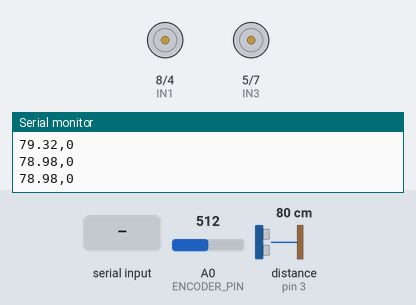
Bench run of a sketch on a simulated Arduino Uno, built with avr-gcc and run on an emulated ATmega328P. Shown: motor-driver pin pairs drawn as motors (green arrow = first pin HIGH = forward, orange = second pin HIGH = backward, longer = more drive, scaled by the enable pin), the last lines printed to the serial monitor. Wiring (inferred from the names in the program): ultrasonic range finder: trigger pin 2; echo pin 3. The test bench sets the inputs (shaded band); at power-on: A0 (ENCODER_PIN) = 512, distance to the obstacle (sensor on pin 3) 80 cm. The echo pulse lasts 58.3 µs per cm.

Above: at 1.2 s.
1.3 s: "F" received over Serial
At 2.5 s:
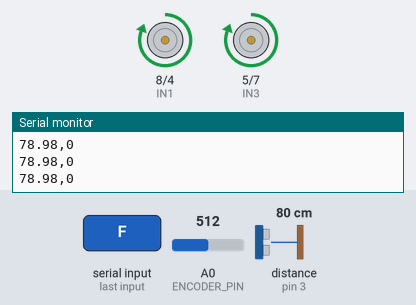
2.8 s: "B" received over Serial
At 3.8 s:
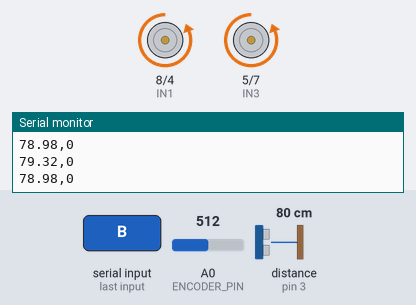
4.3 s: "S" received over Serial
At 5.5 s:
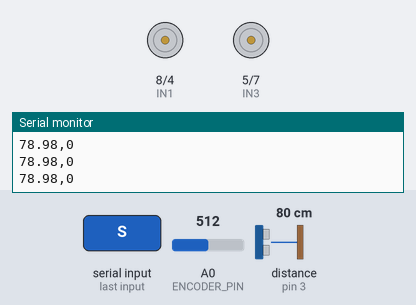
Timing chart, 0 to 7.3 s (numbered marks = the images above; inputs shaded):
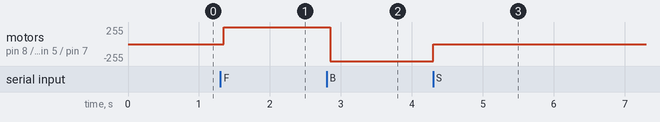

The sketch:

wallfolowerencoderpy.ino
```cpp
#include <TaskScheduler.h>

// Pin definitions
#define trigPin 2
#define echoPin 3
#define ENCODER_PIN A0 // Pin untuk encoder di pin analog A0
int IN1 = 8;
int IN2 = 4;
int IN3 = 5;
int IN4 = 7;
int ENA = 9;
int ENB = 6;

volatile int pulseCount = 0;

long duration;
float distance;
char command = 'S'; // Default command is to stop

// TaskScheduler
Scheduler runner;

void measureDistance();
Task task1(500, TASK_FOREVER, &measureDistance); // Measure distance every 500 milliseconds

void serialControl();
Task task2(50, TASK_FOREVER, &serialControl); // Check for serial commands every 50 milliseconds

void readEncoder();
Task task3(10, TASK_FOREVER, &readEncoder); // Read encoder data

void setup() {
  // Set all the motor control pins to outputs
  pinMode(IN1, OUTPUT);
  pinMode(IN2, OUTPUT);
  pinMode(IN3, OUTPUT);
  pinMode(IN4, OUTPUT);
  pinMode(ENA, OUTPUT);
  pinMode(ENB, OUTPUT);

  // Set up the ultrasonic sensor pins
  pinMode(trigPin, OUTPUT);
  pinMode(echoPin, INPUT);

  // Set up the encoder pin
  pinMode(ENCODER_PIN, INPUT);

  // Start the serial communication
  Serial.begin(9600);

  // Add tasks to scheduler
  runner.init();
  runner.addTask(task1);
  runner.addTask(task2);
  runner.addTask(task3);
  task1.enable();
  task2.enable();
  task3.enable();
}

void loop() {
  runner.execute();
}

void measureDistance() {
  // Clear the trigPin
  digitalWrite(trigPin, LOW);
  delayMicroseconds(2);

  // Set the trigPin HIGH for 10 microseconds
  digitalWrite(trigPin, HIGH);
  delayMicroseconds(10);
  digitalWrite(trigPin, LOW);

  // Read the echoPin, return the sound wave travel time in microseconds
  duration = pulseIn(echoPin, HIGH);

  // Calculate the distance
  distance = (duration * 0.034) / 2;

  // Send the distance and pulseCount to the serial port
  Serial.print(distance);
  Serial.print(",");
  Serial.println(pulseCount);
}

void serialControl() {
  // Read the command from the serial port
  if (Serial.available() > 0) {
    command = Serial.read();
  }

  // Control the motor based on the command
  switch (command) {
    case 'F':
      digitalWrite(IN1, HIGH);
      digitalWrite(IN2, LOW);
      analogWrite(ENA, 255); // Set maximum speed
      digitalWrite(IN3, HIGH);
      digitalWrite(IN4, LOW);
      analogWrite(ENB, 255); // Set maximum speed
      break;
    case 'B':
      digitalWrite(IN1, LOW);
      digitalWrite(IN2, HIGH);
      analogWrite(ENA, 255); // Set maximum speed
      digitalWrite(IN3, LOW);
      digitalWrite(IN4, HIGH);
      analogWrite(ENB, 255); // Set maximum speed
      break;
    case 'S':
    default:
      digitalWrite(IN1, LOW);
      digitalWrite(IN2, LOW);
      analogWrite(ENA, 0);
      digitalWrite(IN3, LOW);
      digitalWrite(IN4, LOW);
      analogWrite(ENB, 0);
      break;
  }
}

void readEncoder() {
  // Baca nilai analog dari pin encoder dan konversi menjadi digital
  int encoderValue = analogRead(ENCODER_PIN);
  if (encoderValue > 512) { // Threshold untuk menentukan logika HIGH
    pulseCount++;
  }
}

void countPulse() {
  pulseCount++;
}
```

Measured:
- after the input at 1.3 s, motor on pin 8 (IN1) / pin 4 (IN2), motor on pin 5 (IN3) / pin 7 (IN4): stopped → forward 255/255 after 0.05 s
- after the input at 2.8 s, motor on pin 8 (IN1) / pin 4 (IN2), motor on pin 5 (IN3) / pin 7 (IN4): forward 255/255 → backward 255/255 after 0.05 s
- after the input at 4.3 s, motor on pin 8 (IN1) / pin 4 (IN2), motor on pin 5 (IN3) / pin 7 (IN4): backward 255/255 → stopped at once
